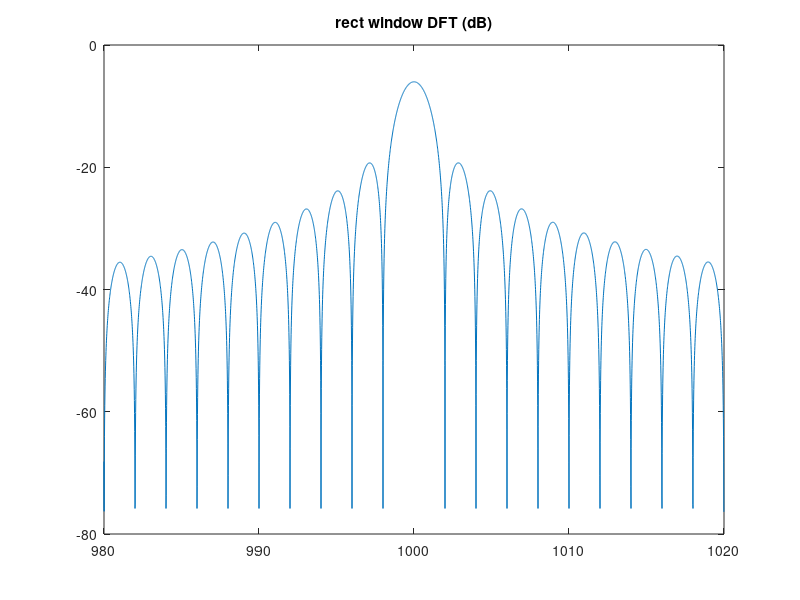

Recreate this plot in MATLAB.
clear all;
close all;

fc = 10000;
pc = 1/fc;

durBig = 1;

t = [-durBig/2:pc:durBig/2-pc];

f = 1000;

p = cos(2*pi*f*t);

m = zeros(1, length(t));

nSamp = durBig*fc;
m(round(nSamp/4):round(nSamp/4*3)) = 1;

BinSize = 0.01; 
F = [-fc/2:BinSize:fc/2-BinSize];

out = m.*p;

side = 2000;
where = round((f+fc/2)/BinSize);


for k = where-side:where+side;
fa = F(k)*2*pi;
za = out.*e.^(-i*fa*t);
dft(1, k) = (abs(sum(za))/length(t))*2;
end

dftdB = 20*log10(dft);

plot(F(where-side:where+side), dftdB(where-side:end));
title('rect window DFT (dB)')
axis([980 1020])
